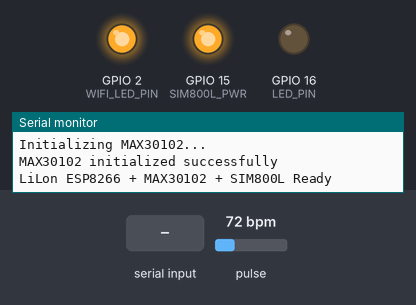
A sketch run on a simulated ESP8266 (NodeMCU). On the bench: output pins drawn as LEDs (lit = HIGH), the last lines printed to the serial monitor. The test bench sets the inputs (shaded band); at power-on: pulse 72 bpm. The modem accepts every AT command (registered, SIM ready, sends succeed) and sends nothing else; pins used as bus, display or sensor lines are not drawn.

Above: at 8.2 s.
8.3 s: "START_SCAN:60" received over Serial
At 9.37 s:
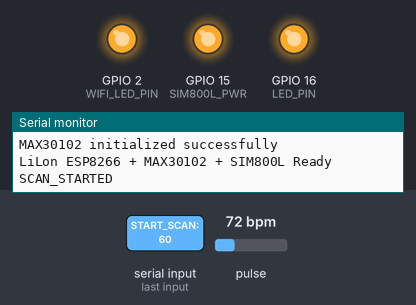
At 10.3 s:
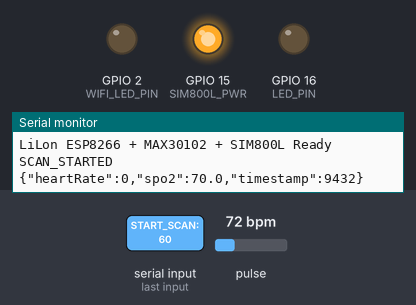
10.9 s: "STOP_SCAN" received over Serial
13.4 s: "STATUS" received over Serial
Timing chart, 0 to 21.9 s (numbered marks = the images above; inputs shaded):
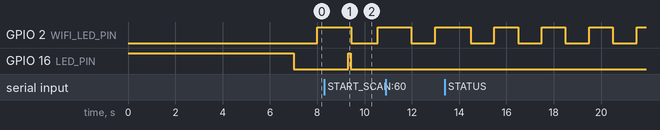

Measured:
- after the input at 8.3 s, GPIO 16 (LED_PIN): LOW → HIGH after 1.0 s, → LOW 0.10 s later
- by itself, GPIO 2 (WIFI_LED_PIN): alternates HIGH for 1.0 s and LOW for 1.0 s

The sketch:

LiLon_ESP8266_Code.ino
```cpp
/*
 * LiLon ESP8266 + MAX30102 + SIM800L Health Monitor
 *
 * Pin Configuration for LiLon ESP8266:
 * - D0 (GPIO16): Built-in LED (status indicator)
 * - D1 (GPIO5): I2C SCL (MAX30102)
 * - D2 (GPIO4): I2C SDA (MAX30102)
 * - D3 (GPIO0): Boot mode (keep floating)
 * - D4 (GPIO2): WiFi LED (status indicator)
 * - D5 (GPIO14): SIM800L TX
 * - D6 (GPIO12): SIM800L RX
 * - D7 (GPIO13): SIM800L Reset
 * - D8 (GPIO15): SIM800L Power control
 */

#include <Wire.h>
#include <SoftwareSerial.h>
#include "MAX30105.h"
#include "heartRate.h"

// LiLon ESP8266 Pin Definitions
#define LED_PIN 16        // D0 - Built-in LED
#define WIFI_LED_PIN 2    // D4 - WiFi status LED
#define SIM800L_TX 14     // D5 - SIM800L TX
#define SIM800L_RX 12     // D6 - SIM800L RX
#define SIM800L_RST 13    // D7 - SIM800L Reset
#define SIM800L_PWR 15    // D8 - SIM800L Power control

// MAX30102 sensor (I2C on D1/D2)
MAX30105 particleSensor;
const byte RATE_SIZE = 4;
byte rates[RATE_SIZE];
byte rateSpot = 0;
long lastBeat = 0;
float beatsPerMinute;
int beatAvg;

// SIM800L communication (SoftwareSerial on D5/D6)
SoftwareSerial sim800l(SIM800L_RX, SIM800L_TX);
String phoneNumber = "+1234567890"; // Emergency contact number

// Bluetooth communication
String receivedData = "";
bool isScanning = false;
unsigned long scanStartTime = 0;
const unsigned long SCAN_DURATION = 60000; // 60 seconds

// Status tracking
bool systemReady = false;
bool sim800lReady = false;
bool max30102Ready = false;

void setup() {
  Serial.begin(115200);
  sim800l.begin(9600);

  // Initialize LiLon ESP8266 pins
  pinMode(LED_PIN, OUTPUT);
  pinMode(WIFI_LED_PIN, OUTPUT);
  pinMode(SIM800L_RST, OUTPUT);
  pinMode(SIM800L_PWR, OUTPUT);

  // Initialize status LEDs
  digitalWrite(LED_PIN, HIGH);      // Error indicator (will turn off when ready)
  digitalWrite(WIFI_LED_PIN, LOW);  // WiFi status

  // Initialize SIM800L
  initializeSIM800L();

  // Initialize MAX30102 (I2C on D1/D2)
  initializeMAX30102();

  // System ready
  if (max30102Ready && sim800lReady) {
    systemReady = true;
    digitalWrite(LED_PIN, LOW);      // Ready indicator
    digitalWrite(WIFI_LED_PIN, HIGH); // WiFi status
    Serial.println("LiLon ESP8266 + MAX30102 + SIM800L Ready");
  } else {
    Serial.println("System initialization failed!");
    digitalWrite(LED_PIN, HIGH); // Error indicator
  }
}

void loop() {
  // Handle Bluetooth commands
  if (Serial.available()) {
    String command = Serial.readString();
    command.trim();

    if (command == "START_SCAN:60") {
      startScanning();
    } else if (command == "STOP_SCAN") {
      stopScanning();
    } else if (command == "STATUS") {
      sendStatus();
    }
  }

  // If scanning, collect sensor data
  if (isScanning && systemReady) {
    collectSensorData();

    // Check if scan is complete
    if (millis() - scanStartTime >= SCAN_DURATION) {
      completeScan();
    }
  }

  // Blink WiFi LED to show system is alive
  static unsigned long lastBlink = 0;
  if (millis() - lastBlink > 1000) {
    digitalWrite(WIFI_LED_PIN, !digitalRead(WIFI_LED_PIN));
    lastBlink = millis();
  }

  delay(100);
}

void initializeSIM800L() {
  Serial.println("Initializing SIM800L...");

  // Power on SIM800L
  digitalWrite(SIM800L_RST, HIGH);
  digitalWrite(SIM800L_PWR, HIGH);
  delay(3000); // Wait for SIM800L to boot

  // Test communication
  sim800l.println("AT");
  delay(1000);

  if (sim800l.available()) {
    String response = sim800l.readString();
    if (response.indexOf("OK") >= 0) {
      sim800lReady = true;
      Serial.println("SIM800L initialized successfully");

      // Configure SMS mode
      sim800l.println("AT+CMGF=1");
      delay(1000);
      sim800l.println("AT+CNMI=1,2,0,0,0");
      delay(1000);
    } else {
      Serial.println("SIM800L communication failed");
    }
  }
}

void initializeMAX30102() {
  Serial.println("Initializing MAX30102...");

  // Initialize I2C with correct pins for LiLon ESP8266
  Wire.begin(4, 5); // SDA=D2(4), SCL=D1(5)

  if (!particleSensor.begin(Wire, I2C_SPEED_FAST)) {
    Serial.println("MAX30102 was not found");
    max30102Ready = false;
    return;
  }

  // Configure MAX30102
  particleSensor.setup();
  particleSensor.setPulseAmplitudeRed(0x0A);
  particleSensor.setPulseAmplitudeGreen(0);

  max30102Ready = true;
  Serial.println("MAX30102 initialized successfully");
}

void startScanning() {
  if (!systemReady) {
    Serial.println("ERROR: System not ready");
    return;
  }

  isScanning = true;
  scanStartTime = millis();
  Serial.println("SCAN_STARTED");

  // Blink LED to indicate scanning
  digitalWrite(LED_PIN, HIGH);
  delay(100);
  digitalWrite(LED_PIN, LOW);
}

void stopScanning() {
  isScanning = false;
  Serial.println("SCAN_STOPPED");
}

void collectSensorData() {
  long irValue = particleSensor.getIR();

  if (checkForBeat(irValue)) {
    long delta = millis() - lastBeat;
    lastBeat = millis();
    beatsPerMinute = 60 / (delta / 1000.0);

    if (beatsPerMinute < 255 && beatsPerMinute > 20) {
      rates[rateSpot++] = (byte)beatsPerMinute;
      rateSpot %= RATE_SIZE;

      beatAvg = 0;
      for (byte x = 0; x < RATE_SIZE; x++) {
        beatAvg += rates[x];
      }
      beatAvg /= RATE_SIZE;
    }
  }

  // Send data to Flutter app every second
  static unsigned long lastDataSend = 0;
  if (millis() - lastDataSend >= 1000) {
    sendSensorData();
    lastDataSend = millis();
  }
}

void sendSensorData() {
  // Calculate SpO2 (simplified)
  float spo2 = calculateSpO2();

  // Create JSON data
  String jsonData = "{";
  jsonData += "\"heartRate\":" + String(beatAvg) + ",";
  jsonData += "\"spo2\":" + String(spo2, 1) + ",";
  jsonData += "\"timestamp\":" + String(millis());
  jsonData += "}";

  Serial.println(jsonData);
}

float calculateSpO2() {
  // Simplified SpO2 calculation
  float red = particleSensor.getRed();
  float ir = particleSensor.getIR();

  if (ir > 0 && red > 0) {
    float ratio = (red / ir);
    float spo2 = 100 - (ratio * 50);
    return constrain(spo2, 70, 100);
  }

  return 95.0; // Default value
}

void completeScan() {
  isScanning = false;

  // Calculate final blood pressure
  int systolic = calculateSystolic();
  int diastolic = calculateDiastolic();

  // Check if abnormal
  if (systolic >= 130 || diastolic >= 80) {
    sendSMSAlert(systolic, diastolic, beatAvg);
  }

  // Send final results
  String finalData = "{";
  finalData += "\"systolic\":" + String(systolic) + ",";
  finalData += "\"diastolic\":" + String(diastolic) + ",";
  finalData += "\"heartRate\":" + String(beatAvg) + ",";
  finalData += "\"spo2\":" + String(calculateSpO2(), 1) + ",";
  finalData += "\"scanComplete\":true";
  finalData += "}";

  Serial.println(finalData);

  // Flash LED to indicate completion
  for (int i = 0; i < 3; i++) {
    digitalWrite(LED_PIN, HIGH);
    delay(200);
    digitalWrite(LED_PIN, LOW);
    delay(200);
  }
}

int calculateSystolic() {
  // Simplified calculation based on heart rate
  return 90 + (beatAvg - 60) * 0.5;
}

int calculateDiastolic() {
  // Simplified calculation
  return 60 + (beatAvg - 60) * 0.3;
}

void sendSMSAlert(int systolic, int diastolic, int heartRate) {
  if (!sim800lReady) {
    Serial.println("SIM800L not ready for SMS");
    return;
  }

  String message = "ALERT: Abnormal BP detected! ";
  message += "BP: " + String(systolic) + "/" + String(diastolic);
  message += ", HR: " + String(heartRate);

  sim800l.println("AT+CMGS=\"" + phoneNumber + "\"");
  delay(1000);
  sim800l.println(message);
  delay(1000);
  sim800l.println((char)26); // Ctrl+Z to send
  delay(1000);

  Serial.println("SMS alert sent: " + message);
}

void sendStatus() {
  String status = "{";
  status += "\"systemReady\":" + String(systemReady ? "true" : "false") + ",";
  status += "\"max30102Ready\":" + String(max30102Ready ? "true" : "false") + ",";
  status += "\"sim800lReady\":" + String(sim800lReady ? "true" : "false") + ",";
  status += "\"isScanning\":" + String(isScanning ? "true" : "false");
  status += "}";

  Serial.println(status);
}

bool checkForBeat(long irValue) {
  // Simple beat detection algorithm
  static long lastValue = 0;
  static long threshold = 0;

  if (irValue > threshold && lastValue <= threshold) {
    return true;
  }

  lastValue = irValue;
  return false;
}
```
